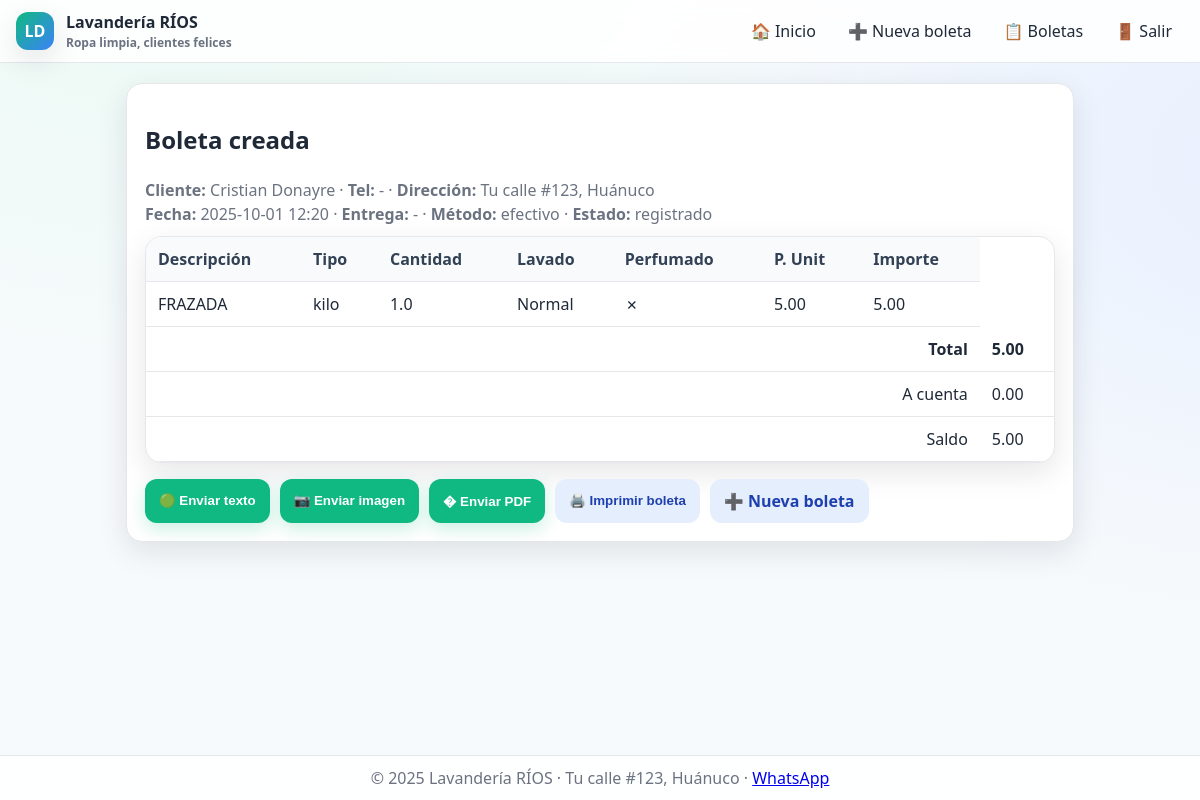
Screenshot of /boleta/3 with the database file from the repository.
### tables this page shows
CREATE TABLE boleta (
                id INTEGER PRIMARY KEY AUTOINCREMENT,
                numero TEXT,                  -- opcional: correlativo impreso (N° 007601)
                cliente TEXT NOT NULL,
                direccion TEXT,
                telefono TEXT,
                fecha TEXT NOT NULL,          -- fecha de emisión
                entrega_fecha TEXT,           -- fecha prometida
                entrega_hora TEXT,            -- hora prometida (ej. '17:00')
                metodo_pago TEXT DEFAULT 'efectivo',
                estado TEXT DEFAULT 'registrado',
                a_cuenta REAL DEFAULT 0,      -- pago parcial
                saldo REAL DEFAULT 0,
                total REAL DEFAULT 0,         -- total de la boleta (suma items)
                notas TEXT                    -- observaciones (ej. 'Martes 5 pm')
            );

CREATE TABLE boleta_items (
                id INTEGER PRIMARY KEY AUTOINCREMENT,
                boleta_id INTEGER NOT NULL REFERENCES boleta(id) ON DELETE CASCADE,
                descripcion TEXT,             -- 'Frazadas', 'Edredón', 'Kilos', etc.
                tipo TEXT,                    -- kilos | edredon | terno | otro
                prendas INTEGER DEFAULT 0,    -- nº de prendas (para terno/edredón)
                kilos REAL DEFAULT 0,         -- para servicio por kilos
                lavado TEXT,                  -- 'Normal', 'Seco', 'A mano'...
                secado TEXT,                  -- 'Secadora', 'Tendedero'...
                p_unit REAL DEFAULT 0,        -- precio unitario (por kilo o por prenda)
                importe REAL DEFAULT 0,       -- subtotal del item
                perfumado INTEGER DEFAULT 0   -- si está perfumado (1) o no (0)
            );

### app.py (the view)
@app.route("/boleta/<int:boleta_id>")
def boleta_detalle(boleta_id):
    cab, items = database.obtener_boleta_detalle(boleta_id)
    wa_link = request.args.get("wa")  # opcional, pasa por query string
    return render_template("boleta_detalle.html", cab=cab, items=items, wa_link=wa_link,
                          title=f"Boleta #{boleta_id} - {cab[2] if cab else ''}")

### app.py (called while the page is built)
@app.context_processor
def inject_globals():
    promocion_hoy = cfg.get_promocion_dia()
    promo_texto = promocion_hoy["descripcion"] if promocion_hoy else PROMO_BANNER
    return dict(
        WHATSAPP_NUMBER=WHATSAPP_NUMBER,
        LAVA_DIRECCION=LAVA_DIRECCION,
        PROMO_BANNER=promo_texto,
        now=datetime.now(),
        title="Lavandería RÍOS",
        meta_description=cfg.WEB_CONFIG["meta_description"],
        meta_keywords=cfg.WEB_CONFIG["keywords"]
    )

### config_precios.py (called while the page is built)
def get_promocion_dia(dia_semana=None):
    import datetime
    if dia_semana is None:
        dias = ["lunes", "martes", "miércoles", "jueves", "viernes", "sábado", "domingo"]
        dia_semana = dias[datetime.datetime.now().weekday()]
    return PROMOCIONES.get(dia_semana)

### database.py (called while the page is built)
def _conn():
    return sqlite3.connect(DB_PATH)

def obtener_boleta_detalle(boleta_id: int):
    with _conn() as conn:
        cur = conn.cursor()
        cur.execute(
            "SELECT id, numero, cliente, direccion, telefono, fecha, entrega_fecha, entrega_hora, "
            "metodo_pago, estado, a_cuenta, saldo, total, notas "
            "FROM boleta WHERE id = ?",
            (boleta_id,)
        )
        cab = cur.fetchone()
        cur.execute(
            """
            SELECT id, descripcion, tipo,
                   CASE WHEN tipo = 'kilo' THEN kilos ELSE prendas END as cantidad,
                   lavado, p_unit, importe, perfumado
            FROM boleta_items WHERE boleta_id = ? ORDER BY id ASC
            """,
            (boleta_id,)
        )
        items = cur.fetchall()
        return cab, items

### templates/boleta_detalle.html (shortened to what this page needs)
{% extends "base.html" %}
{% block content %}
<section class="card" id="boleta" role="region" aria-label="Detalle de boleta">
  <h2>Boleta creada</h2>
  <div class="resume" style="margin-bottom:10px;">
    <strong>Cliente:</strong> {{ cab[2] }} ·
    <strong>Tel:</strong> {{ cab[4] or '-' }} ·
    <strong>Dirección:</strong> {{ cab[3] or LAVA_DIRECCION }}<br>
    <strong>Fecha:</strong> {{ cab[5][:16] }} ·
    <strong>Entrega:</strong> {{ (cab[6] or '-') ~ ' ' ~ (cab[7] or '') }} ·
    <strong>Método:</strong> {{ cab[8] }} ·
    <strong>Estado:</strong> {{ cab[9] }}
  </div>
  <div class="table-wrap">
    <table>
      <thead>
        <tr>
          <th>Descripción</th><th>Tipo</th><th>Cantidad</th>
          <th>Lavado</th><th>Perfumado</th><th>P. Unit</th><th>Importe</th>
        </tr>
      </thead>
      <tbody>
        {% for it in items %}
        <tr>
          <td>{{ it[1] }}</td>
          <td>{{ it[2] }}</td>
          <td>{{ it[3] }}</td>
          <td>{{ it[4] }}</td>
          <td>{{ '✓' if it[7] else '✗' }}</td>
          <td>{{ '%.2f'|format(it[5]) }}</td>
          <td>{{ '%.2f'|format(it[6]) }}</td>
        </tr>
        {% endfor %}
        <tr>
          <td colspan="7" style="text-align:right;"><strong>Total</strong></td>
          <td><strong>{{ '%.2f'|format(cab[12]) }}</strong></td>
        </tr>
        <tr>
          <td colspan="7" style="text-align:right;">A cuenta</td>
          <td>{{ '%.2f'|format(cab[10]) }}</td>
        </tr>
        <tr>
          <td colspan="7" style="text-align:right;">Saldo</td>
          <td>{{ '%.2f'|format(cab[11]) }}</td>
        </tr>
      </tbody>
    </table>
  </div>
  <div class="form-actions">
    <button class="btn" id="waTextBtn">🟢 Enviar texto</button>
    <button class="btn" id="waImageBtn">📷 Enviar imagen</button>
    <button class="btn" id="waPdfBtn">� Enviar PDF</button>
    <button class="btn secondary" id="printButton">🖨️ Imprimir boleta</button>
    <a class="btn secondary" href="{{ url_for('boleta_nueva') }}">➕ Nueva boleta</a>
  </div>
</section>
{% endblock %}

### templates/base.html (shortened to what this page needs)
<!DOCTYPE html>
<html lang="es">
<head>
  <link rel="stylesheet" href="{{ url_for('static', filename='style.css') }}">
</head>
<body role="document">
  <header class="site-header" role="banner">
    <div class="navbar">
      <div class="brand">
        <div class="logo">LD</div>
        <div>
          <div>Lavandería RÍOS</div>
          <div class="muted" style="font-size:12px;">Ropa limpia, clientes felices</div>
        </div>
      </div>
  <nav class="nav" id="main-navigation" role="navigation" aria-label="Navegación principal">
        <a href="{{ url_for('home') }}" class="{% if request.endpoint=='home' %}active{% endif %}">🏠 Inicio</a>
        <a href="{{ url_for('boleta_nueva') }}" class="{% if request.endpoint=='boleta_nueva' %}active{% endif %}">➕ Nueva boleta</a>
        <a href="{{ url_for('boletas') }}" class="{% if request.endpoint=='boletas' %}active{% endif %}">📋 Boletas</a>
        <a href="{{ url_for('logout') }}">🚪 Salir</a>
      </nav>
    </div>
  </header>
  <main class="container" role="main">
    {% block content %}{% endblock %}
  </main>
  <div class="footer" role="contentinfo">
  © {{ now.year if now is defined else 2025 }} Lavandería RÍOS · {{ LAVA_DIRECCION }} ·
    <a href="https://wa.me/{{ WHATSAPP_NUMBER }}" target="_blank" rel="noopener">WhatsApp</a>
  </div>
</body>
</html>

### static/style.css (style rules this page uses)
:root { --bg:#f7fafc; --card:#ffffff; --text:#1f2937; --muted:#6b7280; --primary:#10b981; --primary-2:#059669; --accent:#3b82f6; --border:#e5e7eb; --shadow:0 10px 30px rgba(17,24,39,.10); }
* { box-sizing:border-box }
html,body { height:100% }
body { margin:0; font-family:system-ui,-apple-system,Segoe UI,Roboto,Ubuntu,Cantarell,Noto Sans,"Helvetica Neue",Arial; background: radial-gradient(1200px 800px at 15% -10%, #eafaf4 0%, transparent 60%), radial-gradient(1200px 800px at 110% 20%, #e8f0ff 0%, transparent 60%), var(--bg); color:var(--text); line-height: 1.5; }
.container { max-width:980px;margin:20px auto 96px;padding:0 16px;width:100% }
.site-header { position:sticky;top:0;z-index:10;background:rgba(255,255,255,.85);backdrop-filter:blur(8px);border-bottom:1px solid var(--border) }
.navbar { display:flex;align-items:center;justify-content:space-between;gap:12px;padding:10px 16px;flex-wrap:wrap }
.brand { display:flex;align-items:center;gap:12px;font-weight:700;color:var(--text) }
.logo { width:38px;height:38px;border-radius:12px;background:linear-gradient(135deg,var(--primary),var(--accent));display:flex;align-items:center;justify-content:center;color:#fff;font-weight:800;box-shadow:var(--shadow) }
.muted { color:var(--muted) }
.nav { display:flex;flex-wrap:wrap;gap:8px }
.nav a { color:var(--text);text-decoration:none;padding:8px 12px;border-radius:10px;transition:background .15s,color .15s }
.card { background:var(--card);border:1px solid var(--border);border-radius:16px;padding:18px;box-shadow:var(--shadow);margin-bottom:20px }
.btn { display:inline-block;border:0;cursor:pointer;text-decoration:none;background:var(--primary);color:#fff;padding:10px 14px;border-radius:12px;font-weight:700;transition:transform .05s,background .15s,box-shadow .2s;box-shadow:0 6px 18px rgba(16,185,129,.22) }
.btn.secondary { background:#e5eefc;color:#1e40af;box-shadow:none;font-weight:700 }
.footer { position:fixed;bottom:0;left:0;right:0;text-align:center;color:var(--muted);padding:10px;border-top:1px solid var(--border);background:rgba(255,255,255,.85);backdrop-filter:blur(8px) }
.form-actions { grid-column:1/-1;display:flex;gap:10px;justify-content:flex-start;margin-top:6px;flex-wrap:wrap }
.table-wrap { overflow-x:auto;border:1px solid var(--border);border-radius:16px;background:#fff;box-shadow:var(--shadow);width:100% }
table { width:100%;border-collapse:collapse;min-width:600px }
th,td { border-bottom:1px solid var(--border);padding:10px 12px;text-align:left }
th { position:sticky;top:0;background:#f8fafc;color:#334155;font-weight:700 }
.resume { margin:6px 0 10px;color:var(--muted) }

### rows the page displays
boleta: cliente "Cristian Donayre", telefono "-", direccion "Tu calle #123, Huánuco", fecha "2025-10-01 12:20", entrega_fecha+entrega_hora "-", metodo_pago "efectivo", estado "registrado", total "5.00", a_cuenta "0.00", saldo "5.00"
boleta_items: descripcion "FRAZADA", tipo "kilo", kilos "1.0", lavado "Normal", perfumado "✗", p_unit "5.00", importe "5.00"
